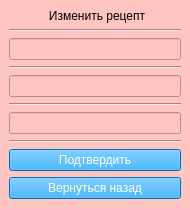
<?xml version="1.0" encoding="UTF-8"?>
<ui version="4.0">
 <class>choose</class>
 <widget class="QMainWindow" name="choose">
  <property name="geometry">
   <rect>
    <x>0</x>
    <y>0</y>
    <width>190</width>
    <height>206</height>
   </rect>
  </property>
  <property name="windowTitle">
   <string>MainWindow</string>
  </property>
  <property name="styleSheet">
   <string notr="true">background-color: rgb(255, 197, 192);
color: rgb(255, 255, 255);</string>
  </property>
  <widget class="QWidget" name="centralwidget">
   <layout class="QVBoxLayout" name="verticalLayout_2">
    <item>
     <widget class="QLabel" name="label">
      <property name="styleSheet">
       <string notr="true">color: rgb(0, 0, 0);</string>
      </property>
      <property name="text">
       <string>            Изменить рецепт</string>
      </property>
     </widget>
    </item>
    <item>
     <widget class="Line" name="line">
      <property name="orientation">
       <enum>Qt::Horizontal</enum>
      </property>
     </widget>
    </item>
    <item>
     <widget class="QLineEdit" name="lineEdit"/>
    </item>
    <item>
     <widget class="Line" name="line_2">
      <property name="orientation">
       <enum>Qt::Horizontal</enum>
      </property>
     </widget>
    </item>
    <item>
     <widget class="QLineEdit" name="lineEdit_2"/>
    </item>
    <item>
     <widget class="Line" name="line_3">
      <property name="orientation">
       <enum>Qt::Horizontal</enum>
      </property>
     </widget>
    </item>
    <item>
     <widget class="QLineEdit" name="lineEdit_3"/>
    </item>
    <item>
     <widget class="Line" name="line_4">
      <property name="orientation">
       <enum>Qt::Horizontal</enum>
      </property>
     </widget>
    </item>
    <item>
     <widget class="QPushButton" name="pushButton_7">
      <property name="styleSheet">
       <string notr="true">background-color: rgb(0, 156, 255);</string>
      </property>
      <property name="text">
       <string>Подтвердить</string>
      </property>
     </widget>
    </item>
    <item>
     <widget class="QPushButton" name="pushButton_4">
      <property name="styleSheet">
       <string notr="true">background-color: rgb(0, 156, 255);</string>
      </property>
      <property name="text">
       <string>Вернуться назад</string>
      </property>
     </widget>
    </item>
   </layout>
  </widget>
 </widget>
 <resources/>
 <connections/>
</ui>
